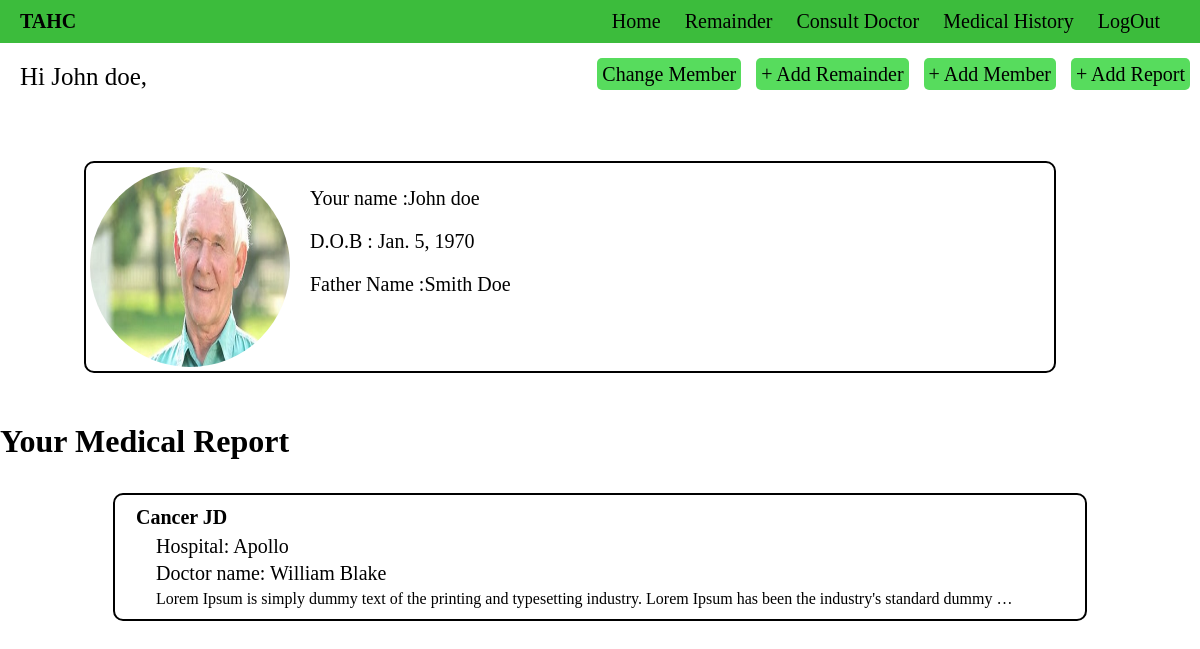
Screenshot of /patient_profile/John doe (signed in) with the database file from the repository.
### Health/models.py (models this page shows, shortened)
class Patient(models.Model):
    host = models.ForeignKey(User, on_delete=models.CASCADE, null=True)
    user_name = models.CharField(max_length=30)
    profile_pic = models.ImageField( null=True, default="avater.svg")
    Date_of_birth = models.DateField(null=True)
    user_relationship = models.CharField(max_length=30)
    father_name = models.CharField(max_length=30)
    mother_name = models.CharField(max_length=30)
    street = models.CharField(max_length=100)
    city = models.CharField(max_length=30)
    state = models.CharField(max_length=30)
    country = models.CharField(max_length=30)

class Medical_Report(models.Model):
    host = models.ForeignKey(User, on_delete=models.CASCADE, null=True)
    person = models.ForeignKey(Patient,on_delete=models.CASCADE,null=True)
    description = models.TextField(max_length=300,default="None ")
    Report_name = models.CharField(max_length=100)
    Hospital = models.CharField(max_length=100)
    Patient_name = models.CharField(max_length=100)
    Doctor_name = models.CharField(max_length=100)
    Date_of_scan = models.DateTimeField()
    Date_of_recieved = models.DateTimeField()
    doctor_prescription= models.TextField(max_length=300,default="None ")
    Blood_pressure = models.IntegerField()
    Sugar_level = models.IntegerField()

### Health/views.py (the view)
# urls.py: path('patient_profile/<str:pk>',views.patient_profile,name = "patient_profile"),
def patient_profile(request, pk):
    form = Patient.objects.get(user_name=pk)
    medical_report = Medical_Report.objects.filter(person=form)
    remainder = Remainder.objects.filter(host = request.user)
    context = {"form": form, "medical_report": medical_report}
    return render(request, 'Health/patient_profile.html', context)

### Health/templates/Health/patient_profile.html
{% extends 'main.html' %}
{% block content %}
<div class="add_home_detail">
    <div class="left_home_wel">Hi {{form.user_name}},</div>
    <div class="right_home_mem">
        <a href="{% url 'choice_acc' %}">Change Member</a>
        <a href="{% url 'add_remainder' %}">+ Add Remainder</a>
        <a href="{% url 'patient_form' %}">+ Add Member</a>
        <a href="{% url 'medical_form' form.user_name  %}">+ Add Report</a>
    </div>
</div>
<div class="choice_acc">
    <div class="parent_choice_acc">
        <div class="left">
            <img src="{{form.profile_pic.url}}" alt="" ,width="100px">
        </div>
        <div class="child_acc">
            <p>Your name :{{form.user_name}}</p>
            <p>D.O.B : {{form.Date_of_birth}}</p>
            <p>Father Name :{{form.father_name}}</p>
        </div>
    </div>
</div>
<h1> Your Medical Report</h1>
<div class="medical_show">
    {% for divs in medical_report %}
    <div class="box2">
        <a href="{% url 'medical_form_view' divs.id %}">
            <div class="username_view_medi">
                <p>{{divs.Report_name}}</p>
            </div>
            <div class="p-1">
                <p class="p-1">Hospital: {{divs.Hospital}}</p>
                <p class="p-1">Doctor name: {{divs.Doctor_name}}</p>
            </div>
            <p>{{divs.description|truncatewords:20}}</p>
        </a>
    </div>
    {% endfor %}
</div>
{% endblock content %}

### static/styles/main.css (style rules this page uses)
body { margin: 0px; padding: 0px; }
.add_home_detail { display: flex; justify-content: space-between; }
.add_home_detail .left_home_wel { margin: 20px 20px; font-size: 25px; }
.add_home_detail .right_home_mem { margin: 20px 5px; font-size: 20px; }
.add_home_detail .right_home_mem a { padding: 5px; margin: 5px; text-decoration: none; color: black; background-color: #57dc5d; border-radius: 5px; }
.choice_acc { margin: 30px; display: flex; align-items: center; flex-direction: column; width: 90vw; }
.choice_acc .parent_choice_acc { display: flex; margin: 20px 20px; padding: 4px; border: 2px solid black; border-radius: 10px; width: 80vw; }
.choice_acc .left { display: flex; justify-content: space-around; align-items: space-around; }
.choice_acc .left img { border-radius: 50%; width: 200px; height: 200px; }
.choice_acc .child_acc { width: 40vw; margin: 0px 20px; }
.choice_acc .child_acc p { font-size: 20px; }
.medical_show { margin: 20px 20px; width: 80vw; padding: 2px 30px; display: flex; flex-direction: column; width: 80vw; margin: 10px auto; justify-content: space-around; align-items: center; }
.medical_show .box2 { margin: 10px 20px; width: 80vw; padding: 7px 5px; border: 2px black solid; border-radius: 10px; }
.medical_show .box2 .username_view_medi { margin: 2px 0px 6px -20px; font-size: 20px; font-weight: bold; }
.box2 a { text-decoration: none; color: black }
.medical_show .box2 p { margin: 4px 3vw; }
.p-1 { font-size: 20px; margin: 5px 0px; }

### rows the page displays
Patient: user_name "John doe", profile_pic (picture), Date_of_birth "Jan. 5, 1970", father_name "Smith Doe"
Medical_Report: Report_name "Cancer JD", Hospital "Apollo", Doctor_name "William Blake", description "Lorem Ipsum is simply dummy text of the printing and typesetting industry. Lorem Ipsum has been the industry's standard dummy …"
